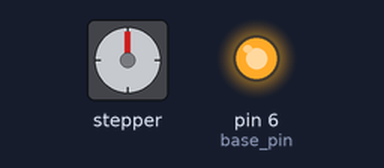
The sketch below on a simulated Arduino Uno, built with avr-gcc and run on an emulated ATmega328P. Parts: stepper motor, output pins drawn as LEDs (lit = HIGH). Stepper angles assume 2048 steps per turn.

Above: at 0.15 s.
At 19.66 s:
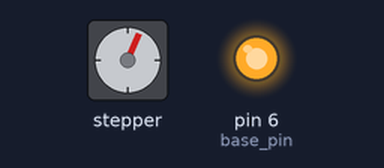
At 39.3 s:
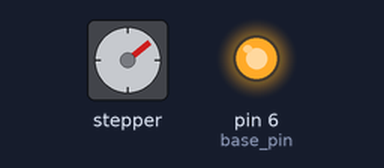
Timing chart, 0 to 40.0 s (numbered marks = the images above):
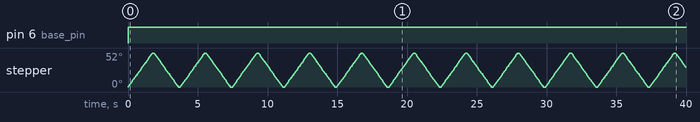

The sketch:

final_fan_and_servo.ino
```cpp
#include <Stepper.h>

const int stepsPerRevolution = 2048 ;
int inByte = 9;
int angle = 0;
int base_pin = 6;
Stepper myStepper(stepsPerRevolution, 11,9,10,8);

void handcontrol_mode();
void test_mode();

void setup() {
  Serial.begin(115200);
  myStepper.setSpeed(5);
  pinMode(base_pin,OUTPUT);
  analogWrite(base_pin,0);
}

void loop() {
  test_mode();
}

void handcontrol_mode(){
    if (Serial.available()>0){
      inByte= Serial.read();
      switch(int(inByte)){
        case 7:
          myStepper.step(15);
          analogWrite(base_pin,255);
          angle+=15;
          break;
        case 8:
          myStepper.step(-15);
          analogWrite(base_pin,255);
          angle-=15;
          break;
        case 5:
          myStepper.step(-angle);
          analogWrite(base_pin,255);
          angle = 0;
          break;
        case 0:
          analogWrite(base_pin,0);
          break;
      }
      Serial.println(int(inByte));
      delay(5);
      inByte = 9;
      }
}

void test_mode(){
  analogWrite(base_pin,255);
  myStepper.step(300);
  delay(100);
  myStepper.step(-300);
  delay(100);
  }
```

Measured:
- by itself, pin 6 (base_pin): LOW → HIGH at 0.00 s
- by itself, stepper: turns 52° clockwise in 1.7 s, then 52° counter-clockwise in 1.7 s, repeating every 3.7 s
